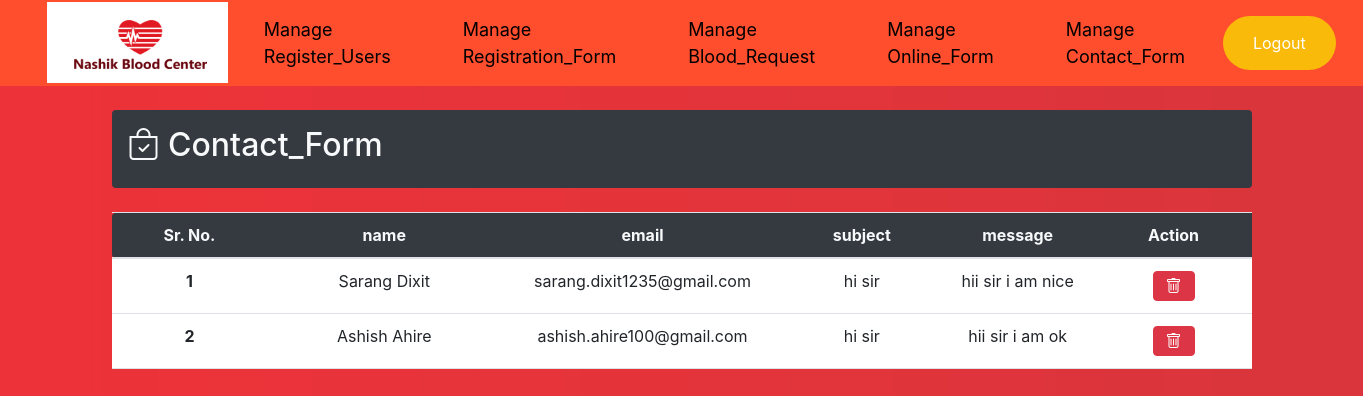
Screenshot of /admin/manage_contact_us/manage_contact_us.php with the database file from the repository.
### tables this page shows
CREATE TABLE IF NOT EXISTS `contact_us` (
  `id` int NOT NULL AUTO_INCREMENT,
  `name` varchar(255) NOT NULL,
  `email` varchar(200) NOT NULL,
  `subject` varchar(255) NOT NULL,
  `message` varchar(255) NOT NULL,
  PRIMARY KEY (`id`)
);

### admin/manage_contact_us/manage_contact_us.php (the view, shortened to what this page needs)
<?php
    require("dbcon.php");
?>
<!DOCTYPE html>
<html lang="en">
<head>
    <link rel="stylesheet" href="../manage_contact_us/manage_contact_us.css">
    <link href="https://cdn.jsdelivr.net/npm/bootstrap@5.1.3/dist/css/bootstrap.min.css" rel="stylesheet">
    <link rel="stylesheet" href="https://cdn.jsdelivr.net/npm/bootstrap@4.5.3/dist/css/bootstrap.min.css">
    <link rel="stylesheet" href="https://cdn.jsdelivr.net/npm/bootstrap-icons@1.7.2/font/bootstrap-icons.css">
    <link rel="stylesheet" href="https://cdnjs.cloudflare.com/ajax/libs/font-awesome/6.0.0-beta3/css/all.min.css">
</head>
<div id="navi">
<nav class="navbar navbar-expand-lg navbar-light" id="newnavbar">
    <div class="container-fluid" id="navigation">
        <div id="navheartlogo">
            <img src="../../img/navlogo.png" alt="">
        </div>
        <li class="nav-item" id="panel">
            <a class="nav-link active" aria-current="page" href="../manage_register_user/manage_register_user.php">Manage<br>Register_Users</a>
        </li>
        <li class="nav-item" id="panel">
            <a class="nav-link active" aria-current="page" href="../manage_registration_form/manage_registration_form.php">Manage<br>Registration_Form</a>
        </li>
        <li class="nav-item" id="panel">
            <a class="nav-link active" aria-current="page" href="../manage_request_blood/manage_request_blood.php">Manage<br>Blood_Request</a>
        </li>
        <li class="nav-item" id="panel">
            <a class="nav-link active" aria-current="page" href="../manage_online_form/manage_online_form.php">Manage<br>Online_Form</a>
        </li>
        <li class="nav-item" id="panel">
            <a class="nav-link active" aria-current="page" href="../manage_contact_us/manage_contact_us.php">Manage<br>Contact_Form</a>
        </li>
        <div>
            <form action="../../Login_register/logout.php">
                <button class="logout" type="submit">Logout</button>
            </form>
        </div>
</nav>
</div>
<body class="bg-light" id="regiuser">
    <div class="container bg-dark text-light p-3 rounded my-4">
        <div class="d-flex align-items-center justify-content-between">
            <h2><i class="bi bi-bag-check"></i> Contact_Form</h2>
        </div>
    </div>
<div class="container mt-4 p-0">
		<table class="table table-hover text-center">
			<thead class="bg-dark text-light">
				<tr>
					<th width="10%" scope="col" class="rounded-start">Sr. No.</th>
					<th width="15%" scope="col">name</th>
					<th width="10%" scope="col">email</th>
					<th width="10%" scope="col">subject</th>
					<th width="10%" scope="col">message</th>
                    <th width="10%" scope="col">Action</th>
				</tr>
			</thead>
			<tbody class="bg-white">
				<?php
				$query = "SELECT * FROM `contact_us`";
				$result = mysqli_query($con, $query);
				$i = 1;
				while ($fetch = mysqli_fetch_assoc($result)) {
					echo <<<product
								<tr class="align-middle">
								<th scope="row">$i</th>
								<td>$fetch[name]</td>
								<td>$fetch[email]</td>
								<td>$fetch[subject]</td>
								<td>$fetch[message]</td><td>
								<button onclick="confirm_rem($fetch[id])" class="btn btn-danger"><i class="bi bi-trash"></i></button>
								</td>
								</tr>
								product;
					$i++;
				}
				?>
			</tbody>
		</table>
	</div>
</body>
</html>

### admin/manage_contact_us/manage_contact_us.css (style rules this page uses)
* { margin: 0px; padding: 0px; box-sizing: border-box; }
#panel a { color: black; }
#regiuser { margin-top: 45%; }
#navigation li { padding: 20px; font-size: 18px; list-style: none; }
#navheartlogo img { height: 81px; margin-top: -1px; margin-left: 16px; }
#navigation { height: 70px; }
#newnavbar { background-color: #FE4E2E; }
.logout { background-color: rgb(250, 186, 9); border: none; color: white; padding: 15px 30px; text-align: center; text-decoration: none; display: inline-block; font-size: 16px; margin: 4px 2px; cursor: pointer; margin-right: 17px; border-radius: 50px; }
#navi { margin-top: -45%; }
body::before { content: ""; background:url('../../img/wp4323461.webp') no-repeat center center/cover; height: 100%; width: 100%; position: absolute; top: 0px; left: 0px; z-index: -1; opacity: 0.9; }

### rows the page displays
contact_us: name "Sarang Dixit", email "sarang.dixit1235@gmail.com", subject "hi sir", message "hii sir i am nice"
contact_us: name "Ashish Ahire", email "ashish.ahire100@gmail.com", subject "hi sir", message "hii sir i am ok"
